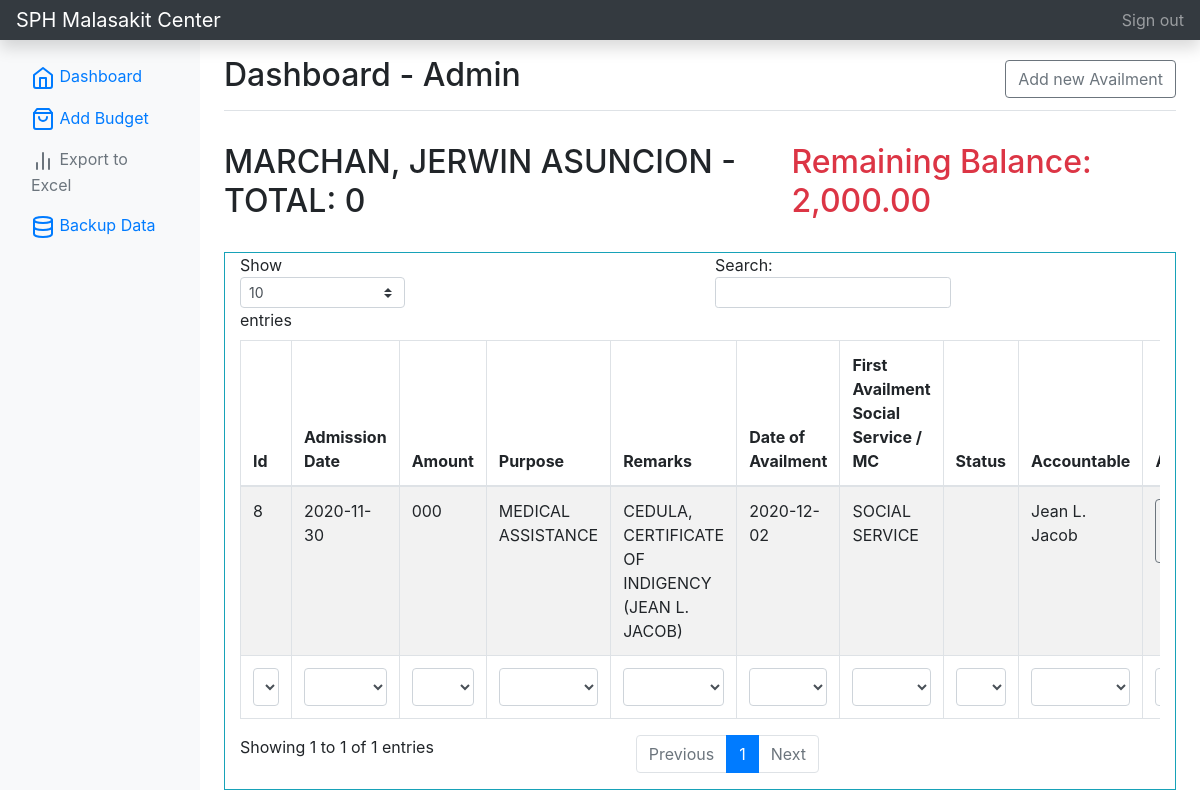
/addAvailment.php?id=1&client_id=8 (signed in), run on an earlier commit of the app's database.
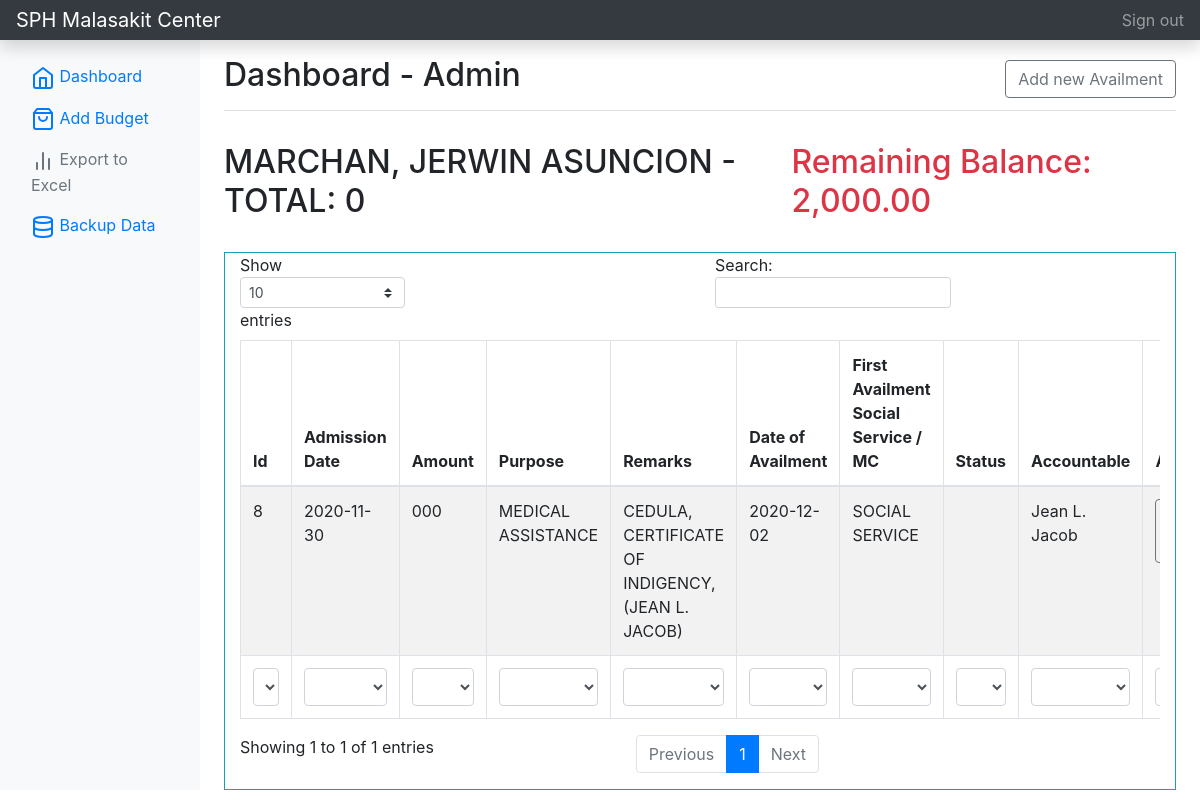
And on a later commit of the database.
### tables this page shows
CREATE TABLE IF NOT EXISTS `listofavailment` (
  `id` int(10) unsigned NOT NULL AUTO_INCREMENT,
  `client_id` int(10) unsigned DEFAULT NULL,
  `user` varchar(50) DEFAULT NULL,
  `admissiondate` varchar(50) DEFAULT NULL,
  `amount` varchar(50) DEFAULT NULL,
  `purpose` varchar(255) DEFAULT NULL,
  `remarks` varchar(255) DEFAULT NULL,
  `firstavailment` varchar(50) DEFAULT NULL,
  `dateofavailment` varchar(50) DEFAULT NULL,
  `status` varchar(50) DEFAULT ' ',
  PRIMARY KEY (`id`)
);

### addAvailment.php (the view, shortened to what the changed rows need)
    <?php
include_once('connection.php');
$client_id = $_GET['client_id'];
$user_fullname =  $_SESSION['user_fullname'];
$sql = "SELECT * FROM tbl_client WHERE id = $client_id";
$result = mysqli_query($conn, $sql);
if (mysqli_num_rows($result) > 0) {
    while ($row = mysqli_fetch_assoc($result)) {
        $client_name = $row['fullname'];
    }
}
if (isset($_SESSION['loggedin'])) {
?>
<!doctype html>
<html lang="en">
  <head>
<link href="./assets/css/bootstrap.min.css" rel="stylesheet">
    <link href="./assets/css/bootstrap.min2.css" rel="stylesheet">
  </head>
  <body>
<div class="container-fluid">
  <div class="row">
    <main role="main" class="col-md-9 ml-sm-auto col-lg-10 px-md-4">
      <div class="d-flex justify-content-between flex-wrap flex-md-nowrap align-items-center pt-3 pb-2 mb-3 border-bottom">
        <h1 class="h2">Dashboard - <?php echo $user_fullname ?></h1>
      </div>
        <div class="d-flex justify-content-between flex-wrap flex-md-nowrap align-items-center pt-3 pb-2 mb-3">
        <?php
            $client_id = $_GET['client_id'];
            $sql = "SELECT SUM(amount) AS total FROM listofavailment WHERE client_id = $client_id AND status != 'Complete'  GROUP BY admissiondate";
            $result = mysqli_query($conn, $sql);
            if (mysqli_num_rows($result) > 0) {
                while ($row = mysqli_fetch_assoc($result)) {
                    $total_rendered = $row['total'];
                }
            } else{
                $total_rendered = 0;
            }
        ?>
            <h1 class="h2"><?php
            if(isset($client_name)){
                echo $client_name;} ?> - TOTAL: <?php
                    if($total_rendered == 0){
                        echo "0";
                    } else{
                        echo number_format($total_rendered);
                    }
                ?></h1>
                <h2 class="text-danger">
                    <?php
                    $client_id = $_GET['client_id'];
                    $sql = "SELECT SUM(amount) as balance FROM listofavailment WHERE client_id = $client_id && status != 'Complete' ";
                        $result = mysqli_query($conn, $sql);
                        if (mysqli_num_rows($result) > 0) {
                            while ($row = mysqli_fetch_assoc($result)) {
                            $balance = $row['balance'];
                            $total =  2000 - $balance;
                            echo 'Remaining Balance: ' . number_format($total, 2);
                            }
                        }
                    ?>
                </h2>
        </div>
            <div class="container-fluid mt-3">
                <div class="row">
                        <div class="col-md-12 border border-info">
                            <div class="table-responsive">
                            <table id="example" class="table table-striped table-bordered" style="width:100%">
                                <thead>
                                    <tr>
                                        <th>Id</th>
                                        <th>Admission Date</th>
                                        <th>Amount</th>
                                        <th>Purpose</th>
                                        <th>Remarks</th>
                                        <th>Date of Availment</th>
                                        <th>First Availment Social Service / MC</th>
                                        <th>Status</th>
                                        <th>Accountable</th>
                                        <th>Action</th>
                                    </tr>
                                </thead>
                                <tbody>
                                <?php
                                $sql = "SELECT * FROM view_clientinfo WHERE client_id = $client_id AND status != 'Complete'  ORDER BY id desc";
                                    $result = mysqli_query($conn, $sql);
                                    if ($result) {
                                        while ($row = mysqli_fetch_assoc($result)) {
                                            $avail_id = $row['id'];
                                            $user = $row['user'];
                                            $admissiondate = $row['admissiondate'];
                                            $amount = $row['amount'];
                                            $remarks = $row['remarks'];
                                            $purpose = $row['purpose'];
                                            $firstavailment = $row['firstavailment'];
                                            $dateofavailemnt = $row['dateofavailment'];
                                            $status = $row['status'];
                                            echo '
                                                <tr>
                                                    <td>' . $avail_id . '</td>
                                                    <td>' . $admissiondate . '</td>
                                                    <td>' . $amount . '</td>
                                                    <td>' . $purpose . '</td>
                                                    <td>' . $remarks . '</td>
                                                    <td>' . $dateofavailemnt . '</td>
                                                    <td>' . $firstavailment . '</td>
                                                    <td>' . $status . '</td>
                                                    <td>' . $user . '</td>
                                                    <td align="center">
                                                     <a href="editAvailment.php?id='.$_GET['id'].'&avail_id='.$avail_id.'" class="btn btn-md btn-outline-secondary"><span data-feather="send"></span> Edit</a>
                                                    </button>
                                                    </td>
                                                </tr>
                                                ';
                                        }
                                    }
                                    ?>
                                </tbody>
                                <tfoot>
                                    <tr>
                                        <th>Id</th>
                                        <th>Admission Date</th>
                                        <th>Amount</th>
                                        <th>Purpose</th>
                                        <th>Remarks</th>
                                        <th>Date of Availment</th>
                                        <th>First Availment Social Service / MC</th>
                                        <th>Status</th>
                                        <th>Accountable</th>
                                        <th>Action</th>
                                    </tr>
                                </tfoot>
                            </table>
                        </div>
                    </div>
                </div>
            </div>
    </main>
  </div>
</div>
    </body>
</html>
<?php
} else {
    $url = "./index.php";
    $url = str_replace(PHP_EOL, '', $url);
    header("Location: $url");
}
?>

What changed in the data, as far as the page shows it:
changed listofavailment "MEDICAL ASSISTANCE": remarks "CEDULA, CERTIFICATE OF INDIGENCY (JEAN L. JACOB)" → "CEDULA, CERTIFICATE OF INDIGENCY, (JEAN L. JACOB)"
